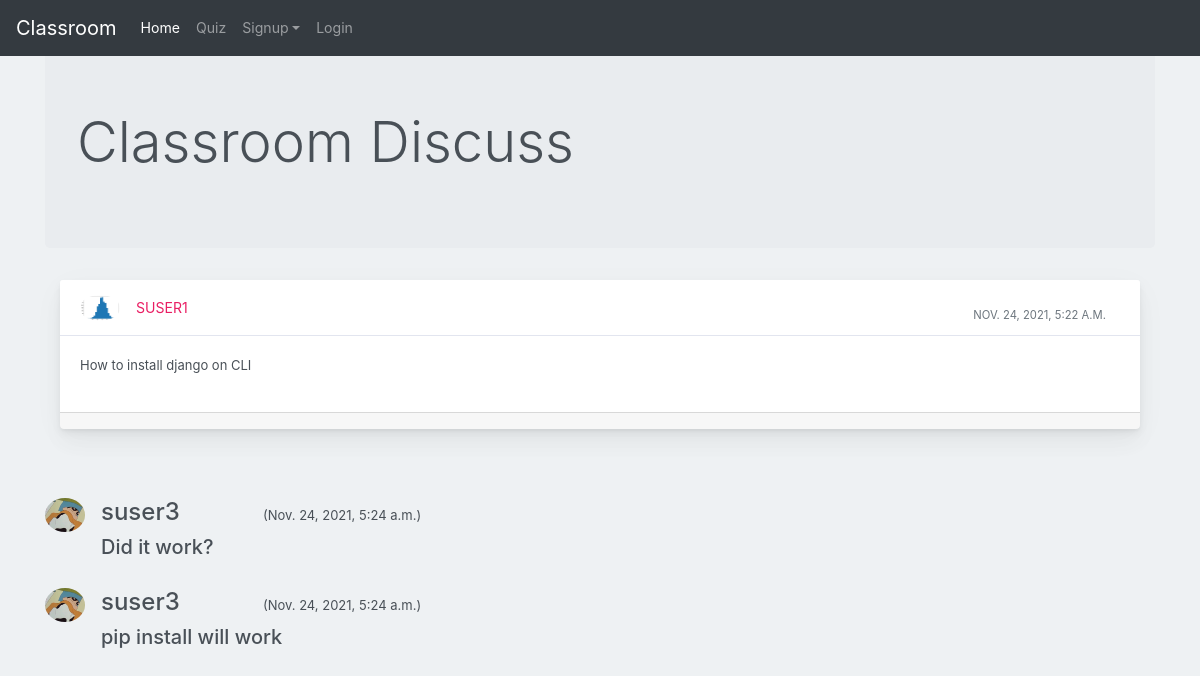
/post/6, run on an earlier commit of the app's database.
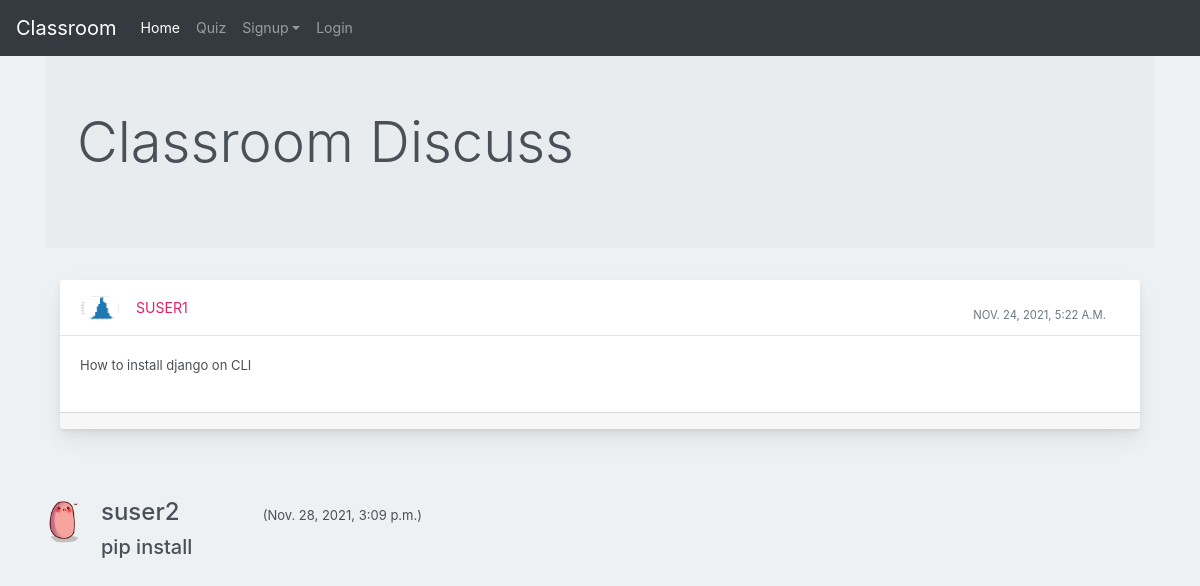
And on a later commit of the database.
### discuss/models.py (models this page shows, shortened)
class Post(models.Model):
    user1 = models.ForeignKey(User, on_delete=models.CASCADE, default=1)
    post_id = models.AutoField
    post_content = models.TextField()
    timestamp= models.DateTimeField(default=now)
    image = models.ImageField(upload_to="images",default="")

class Replie(models.Model):
    user = models.ForeignKey(User, on_delete=models.CASCADE, default=1)
    reply_id = models.AutoField
    reply_content = models.TextField()
    post = models.ForeignKey(Post, on_delete=models.CASCADE, default='')
    timestamp= models.DateTimeField(default=now)
    image = models.ImageField(upload_to="images",default="")

### users/models.py (models this page shows)
class User(AbstractUser):
    email = models.EmailField()
    is_student = models.BooleanField(default=False)
    is_teacher = models.BooleanField(default=False)

### discuss/views.py (the view)
# urls.py: path('post/<post_id>', views.post_detail, name='post-detail'),
def post_detail(request, post_id):
    post = Post.objects.get(id=post_id)
    replies = Replie.objects.filter(post = post).order_by("-timestamp")
    context = {
        "replies" : replies,
        "post" : post,
    }
    return render(request, 'discuss/post_detail.html', context)

### templates/discuss/post_detail.html (shortened to what this page needs)
{% extends 'discuss/basic.html' %}
{% load crispy_forms_tags %}
{% block homeactive %} active {% endblock homeactive %}-->
{% block content %}
<div class="container my-4">
<div class="jumbotron">
    <h1 class="display-4">Classroom Discuss</h1>
    </div>
    <div class="container-fluid mt-10">
      <div class="row">
          <div class="col-md-12">
              <div class="card mb-4">
                  <div class="card-header">
                      <div class="media flex-wrap w-100 align-items-center"> <img src="/media/{{post.image}}"
                              class="d-block ui-w-40 rounded-circle" alt="">
                          <div class="media-body ml-3"> <a href="#" data-abc="true">{{post.user1}}</a>
                          </div>
                          <div class="text-muted small ml-3">
                            <div class="px-4 pt-3">{{post.timestamp}} </div>
                          </div>
                      </div>
                  </div>
                  <div class="card-body">
                      <p>{{post.post_content}}</p>
                  </div>
                  <div class="card-footer d-flex flex-wrap justify-content-between align-items-center px-3 pt-0 pb-3">
                </div>
              </div>
          </div>
      </div>
  </div>
</div>
{% for reply in replies %}
<br>
<div class="container">
<div class="media">
    <img class="mr-3 rounded-circle" src="/media/{{reply.image}}" alt="." width="30px" height="30px">
    <div class="media-body">
      <h4 class="mt-0">{{reply.user}}	&nbsp;	&nbsp;	&nbsp;	&nbsp;	&nbsp;	&nbsp;  <span><small style="font-size: 13px;">({{reply.timestamp}})</small></span></h4>
      <h5>{{reply.reply_content}}</h5>
    </div>
  </div>
</div>
{% endfor %}
  {% endblock content %}

### templates/discuss/basic.html (shortened to what this page needs)
{% load static %}
<!doctype html>
<html lang="en">
  <head>
    <link rel="stylesheet" href="https://stackpath.bootstrapcdn.com/bootstrap/4.2.1/css/bootstrap.min.css">
    <link rel="stylesheet" type="text/css" href=" {% static 'discuss/block.css' %} ">
  </head>
  <body>
    <nav class="navbar navbar-expand-lg navbar-dark bg-dark fixed-top">
  <a class="navbar-brand" href="{% url 'discuss:forum-home' %}">Classroom</a>
  <div class="collapse navbar-collapse" id="navbarSupportedContent">
    <ul class="navbar-nav mr-auto">
      <li class="nav-item {% block homeactive %} {% endblock homeactive %} ">
        <a class="nav-link" href="{% url 'discuss:forum-home' %}">Home </a>
      </li>
      <li class="nav-item">
        <a class="nav-link" href="{% url 'quiz:quiz-home' %}">Quiz </a>
      </li>
      {% if user.is_authenticated %}
<ul class="navbar-nav mr-2">
<li class="nav-item dropdown">
<a class="nav-link dropdown-toggle" href='#' id="navbarDropdown" role="button" data-toggle="dropdown"> Welcome {{request.user}}</a>
<div class="dropdown-menu" aria-labelledby="navbarDropdown">
          <a class="dropdown-item" href="{% url 'users:logout' %}">Logout</a>
      <li class="nav-item {% block profileactive %} {% endblock profileactive %}">
        {% if request.user.is_student %}
        <a class="nav-link" href="{%url 'users:student-profile'%}">Profile</a>
        {% else %}
        <a class="nav-link" href="{%url 'users:teacher-profile' %}">Profile</a>
        {% endif %}
      </li>
      <li class="nav-item">
        {% if request.user.is_teacher %}
        <a class="nav-link" href="{%url 'quiz:create-quiz' %}">New Quiz</a>
        {% endif %}
      </li>
        </div>
      </li>
{% else %}
<ul class="navbar-nav mr-2">
  <li class="nav-item dropdown">
  <a class="nav-link dropdown-toggle" href='#' id="navbarDropdown" role="button" data-toggle="dropdown"> Signup</a>
      <li class="nav-item {% block loginactive %} {% endblock loginactive %}">
        <a class="nav-link" href="{% url 'users:login' %}">Login</a>
      </li>
      {% endif %}
    </ul>
  </div>
</nav>
<br>
</body>
{% block content %}{% endblock content%}
</html>

### discuss/static/discuss/block.css (style rules this page uses)
body { margin: 0; font-family: -apple-system, BlinkMacSystemFont, "Segoe UI", Roboto, "Helvetica Neue", Arial, "Noto Sans", sans-serif, "Apple Color Emoji", "Segoe UI Emoji", "Segoe UI Symbol", "Noto Color Emoji"; font-size: .88rem; font-weight: 400; line-height: 1.5; color: #495057; text-align: left; background-color: #eef1f3 }
.card { box-shadow: 0 0.46875rem 2.1875rem rgba(4, 9, 20, 0.03), 0 0.9375rem 1.40625rem rgba(4, 9, 20, 0.03), 0 0.25rem 0.53125rem rgba(4, 9, 20, 0.05), 0 0.125rem 0.1875rem rgba(4, 9, 20, 0.03); border-width: 0; transition: all .2s }
.card-header:first-child { border-radius: calc(.25rem - 1px) calc(.25rem - 1px) 0 0 }
.card-header { display: flex; align-items: center; border-bottom-width: 1px; padding-top: 0; padding-bottom: 0; padding-right: .625rem; height: 3.5rem; text-transform: uppercase; background-color: #fff; border-bottom: 1px solid rgba(26, 54, 126, 0.125) }
.card-body { flex: 1 1 auto; padding: 1.25rem }
.card-body p { font-size: 13px }
a { color: #E91E63; text-decoration: none !important; background-color: transparent }
.media img { width: 40px; height: auto }

### templates/discuss/basic.html (style rules this page uses)
html * { font-family: -apple-system, BlinkMacSystemFont, 'Segoe UI', Roboto, Oxygen, Ubuntu, Cantarell, 'Open Sans', 'Helvetica Neue', sans-serif !important; }

What changed in the data, as far as the page shows it:
removed Replie: image (picture), user "suser3", timestamp "Nov. 24, 2021, 5:24 a.m.", reply_content "Did it work?"
removed Replie: image (picture), user "suser3", timestamp "Nov. 24, 2021, 5:24 a.m.", reply_content "pip install will work"
added Replie: image (picture), user "suser2", timestamp "Nov. 28, 2021, 3:09 p.m.", reply_content "pip install"
